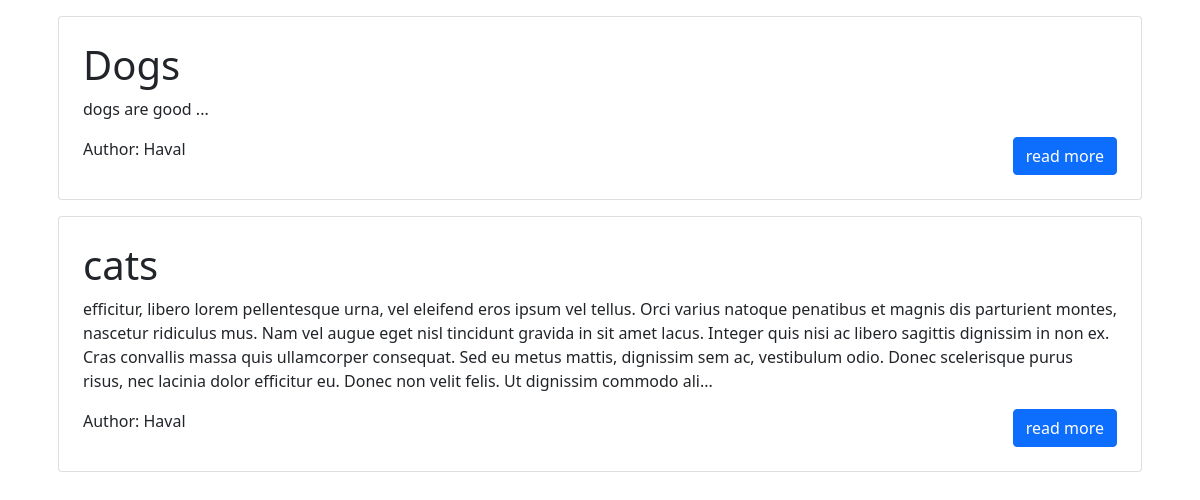
The app's page /, older data.
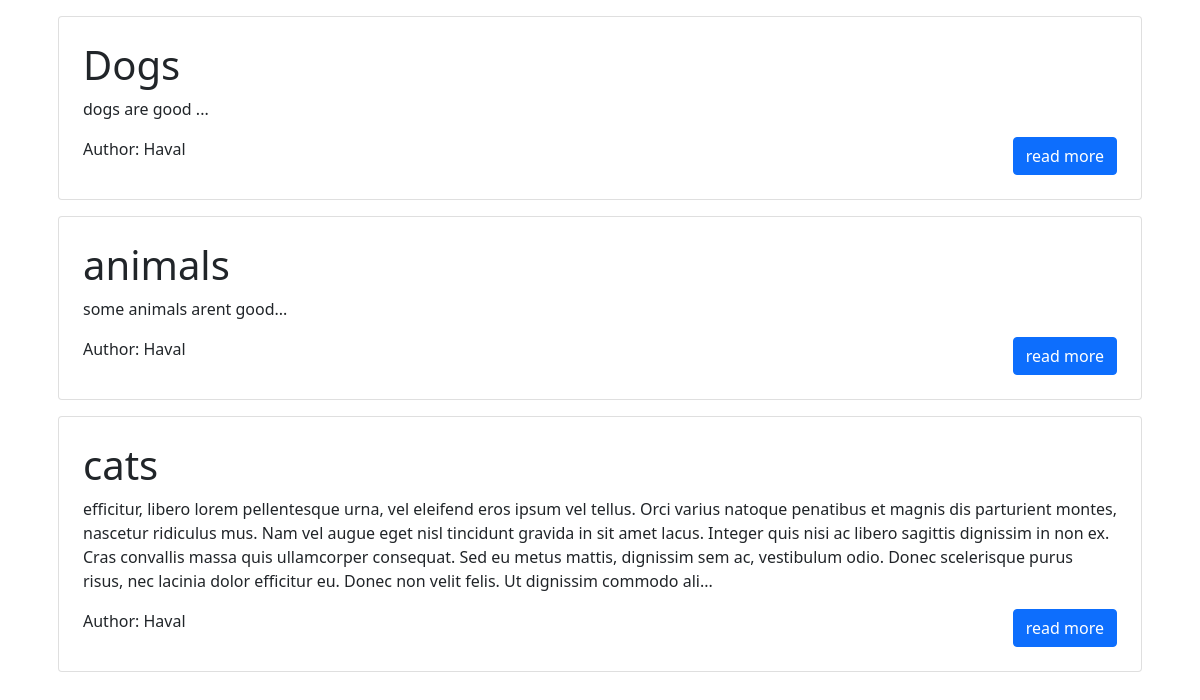
The same page, newer data.
### blog/models.py (models this page shows, shortened)
class Post(models.Model):
    title = models.CharField(max_length=200)
    content = models.TextField()
    date_created = models.DateTimeField(auto_now_add=True)
    slug = models.SlugField(max_length=200, unique=True)
    author = models.ForeignKey(to=User, on_delete=models.CASCADE)
    status = models.IntegerField(choices=STATUS, default=0)

### blog/views.py (the view)
# urls.py: path("", views.PostList.as_view(), name="home_view")]
class PostList(generic.ListView):
    queryset = Post.objects.filter(status=1).order_by("-date_created")
    template_name = "index.html"

### templates/index.html (shortened to what this page needs)
<!DOCTYPE html>
<html>
<head>
    <link href="https://cdn.jsdelivr.net/npm/bootstrap@5.0.2/dist/css/bootstrap.min.css" rel="stylesheet"
>
    <link rel="stylesheet" href="">
</head>
<body>
    <div class="container">
        {% for post in post_list %}
            <div class="card m-3 p-2">
                <div class="card-body">
                    <div class="card-title">
                        <h1>{{post.title}}</h1>
                    </div>
                    <p class="card-text ">
                        {{post.content | slice:"500"}}...
                    </p>
                    <div class="d-flex justify-content-between">
                        <span class="card-text">Author: {{post.author | title}}</span>
                        <a class="btn btn-primary btn-xs btn-block" href="{% url 'blog_view' post.slug %}">
                            read more
                        </a>
                    </div>
                    </div>
                    </div>
                    {% endfor%}
</div>
</body>
</html>

Row changes from the older to the newer data that the page shows:
added Post: title "animals", content "some animals arent good", author "Haval"
